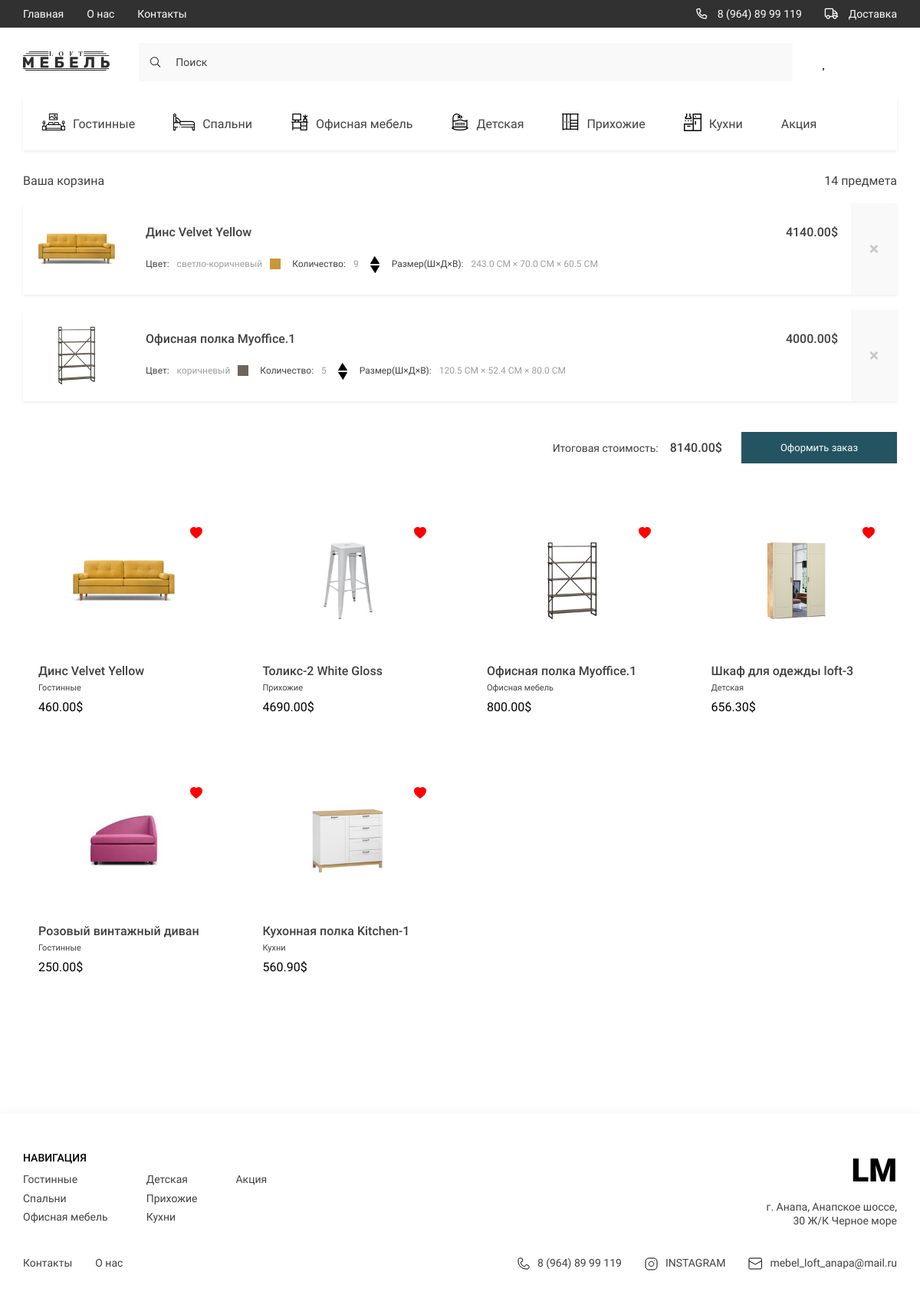
The app's page /cart/ (signed in) with its own data.
### store/models.py (models this page shows, shortened)
class Category(models.Model):
    title = models.CharField(max_length=255, verbose_name='Категория')
    svg = models.FileField(null=True, blank=True, upload_to='category/', verbose_name='Картина svg')
    svg_mobile = models.FileField(null=True, blank=True, upload_to='category/mobile_svg',
                                  verbose_name='Картнина мобильной версии svg')
    slug = models.SlugField(verbose_name='Слаг', unique=True, null=True)
    def __str__(self):
        return self.title
    class Meta:
        verbose_name = 'Категория'
        verbose_name_plural = 'Категории'
    def get_absolute_url(self):
        return reverse('category', kwargs={'slug': self.slug})

class OrderProduct(models.Model):
    order = models.ForeignKey(Order, on_delete=models.CASCADE, verbose_name='Заказ')
    product = models.ForeignKey(Product, on_delete=models.CASCADE, verbose_name='Продукт')
    quantity = models.IntegerField(default=0, verbose_name='Количество')
    color_title = models.CharField(max_length=255, verbose_name='Цвет')
    added_at = models.DateTimeField(auto_now_add=True, verbose_name='Дата добавления продукта')
    def get_color_code(self):
        colors = self.product.colors.all()
        for color in colors:
            if color.slug == self.color_title:
                return color.color_code
        return 'red'
    def get_color_name(self):
        colors = self.product.colors.all()
        for color in colors:
            if color.slug == self.color_title:
                return color.color_name
        return 'Ошибка'
    @property
    def get_total_price(self):
        return self.product.price * self.quantity
    class Meta:
        verbose_name = 'Заказанный продукт'
        verbose_name_plural = 'Заказанные продукты'

class Product(models.Model):
    title = models.CharField(max_length=255, verbose_name='Title')
    category = models.ForeignKey(Category, on_delete=models.CASCADE, verbose_name='Category')
    price = models.DecimalField(max_digits=12, decimal_places=2, verbose_name='Price')
    color = models.CharField(max_length=255, default='Black', verbose_name='Color')
    rating = models.FloatField(default=0, verbose_name='Rating')
    quantity_in_storage = models.IntegerField(default=0, verbose_name='Quantity')
    description = models.TextField(default='Here will be description of product', verbose_name='Discreption')
    depth = models.FloatField(default=0, verbose_name='Depth')
    width = models.FloatField(default=0, verbose_name='Width')
    height = models.FloatField(default=0, verbose_name='Height')
    slug = models.SlugField(verbose_name='Slug', unique=True, null=True)
    class Meta:
        verbose_name = 'Продукт'
        verbose_name_plural = 'Продукты'
    def get_first_image(self):
        error_image = 'https://www.autoglushitel.com/wp-content/uploads/2018/12/13124-600x600.jpg'
        if self.images:
            try:
                return self.images.first().image.url
            except:
                return error_image
        else:
            return error_image
    def get_first_color_slug(self):
        if not self.colors.first():
            return 'black'
        return self.colors.first().slug

class Gallery(models.Model):
    Product = models.ForeignKey(Product, on_delete=models.CASCADE, verbose_name='Product', related_name='images')
    image = models.ImageField(upload_to='gallery/', verbose_name='Image')
    class Meta:
        verbose_name = 'Gallery'
        verbose_name_plural = 'Galleries'

class AvailableColors(models.Model):
    product = models.ForeignKey(Product, on_delete=models.CASCADE, related_name='colors')
    color_name = models.CharField(max_length=255, verbose_name='Цвет')
    color_code = models.CharField(max_length=255, verbose_name='Код цвета')
    slug = models.SlugField(verbose_name='Slug', null=True)
    class Meta:
        verbose_name = 'Цвет'
        verbose_name_plural = 'Цвета'

### store/views.py (the view)
# urls.py: path('cart/', get_cart_information, name='get_cart_information'),
def get_cart_information(request):
    if request.user.is_authenticated:
        cart = CartForAuthenticatedUser(request=request)
        context = cart.get_cart_info()
        favorite_products = [i.product for i in request.user.favorite_products.all()]
        context['title'] = 'Ваша корзина'
        context['products'] = favorite_products
        return render(request, 'store/basket.html', context=context)
    else:
        return redirect('registration')

### store/models.py (called while the page is built)
    @property
    def get_cart_total_quantity(self):
        order_products = self.orderproduct_set.all()
        total_quantity = sum([product.quantity for product in order_products])
        return total_quantity

    @property
    def get_cart_total_price(self):
        order_products = self.orderproduct_set.all()
        total_price = sum([product.get_total_price for product in order_products])
        return total_price

### store/templatetags/store_tags.py (called while the page is built)
@register.simple_tag()
def get_categories():
    return Category.objects.all()

@register.simple_tag()
def get_footer_categories():
    categories = Category.objects.all()
    footer_categories, footer_subcategories = [], []
    index = 0
    for category in categories:
        if len(footer_subcategories) >= 3:
            temp = footer_subcategories.copy()
            footer_categories.append(temp)
            footer_subcategories.clear()
            if len(categories[index::]) <= 3:
                footer_categories += [categories[index::]]
        index += 1
        footer_subcategories.append(category)
    return footer_categories

@register.simple_tag()
def get_favorite_products(user):
    fav = FavoriteProducts.objects.filter(user=user)
    products = [i.product for i in fav]
    return products

### store/utils.py (called while the page is built)
    def get_cart_info(self):
        order, _ = Order.objects.get_or_create(user=self.user, is_completed=False)
        products = order.orderproduct_set.all()
        cart_total_quantity = order.get_cart_total_quantity
        cart_total_price = order.get_cart_total_price
        return {
            'cart_total_quantity': cart_total_quantity,
            'cart_total_price': cart_total_price,
            'order_products': products,
            'order': order
        }

### store/templates/store/basket.html (shortened to what this page needs)
{% extends 'base.html' %}
{% load static %}
{% block main %}
<main class="main">
    <div class="container">
        <section class="basket">
            <div class="basket__text">
                <h1 class="basket__title">Ваша корзина</h1>
                <span class="basket__count"><span>{{ cart_total_quantity }}</span> предмета</span>
            </div>
            <div class="basket__items">
                {% include 'store/components/_basket_item.html' %}
            </div>
            <form action="{% url 'checkout' %}" method="POST" class="products__form">
                <span>Итоговая стоимость:<span class="products__form-price">{{ cart_total_price }}$</span> </span>
                <button type="submit" class="btn products__form-btn">Оформить заказ</button>
            </form>
        </section>
        {% include 'store/components/product_card.html' %}
    </div>
</main>
{% endblock main %}

### templates/components/header/_header_list.html
{% load store_tags %}
{% get_categories as categories %}
<ul class="header__list _categories">
    {% for category in categories %}
    <li>
        <a href="{{ category.get_absolute_url }}" class="header__list-links">
            <span class="header__list-img">
                {% if category.svg %}
                <img src="{{ category.svg.url }}" alt="icons">
                {% endif %}
            </span>
            {{ category.title }}
        </a>
    </li>
    {% endfor %}
</ul>

### store/templates/store/components/_basket_item.html
{% load static %}
{% for order_product in order_products %}
<div class="basket__item">
    <a href="#!" class="basket__item-img">
        <img src="{{ order_product.product.get_first_image }}" alt="product">
    </a>
    <div class="basket__item-content">
        <div class="basket__item-text">
            <h2 class="basket__item-title">{{ order_product.product.title }}</h2>
            <p class="basket__item-price">
                <span class="price"><span>{{ order_product.get_total_price }}</span>$</span>
            </p>
        </div>
        <div class="basket__options">
            <p class="basket__options-color">
                Цвет:
                <span class="color__name">{{ order_product.get_color_name }}</span>
                <span style="
    width: 14px;
    height: 14px;
    background: {{ order_product.get_color_code }};"></span>
            </p>
            <p class="basket__options-count">
                Количество: <span>{{ order_product.quantity }}</span> <div class="quantity">
                <a href="{% url 'cart_operation' order_product.product.slug order_product.color_title 'add' %}">
                    <img data-product="id" data-action="add" class="quantity-btn update-cart" width="10px" height="10px"
                         src="{% static 'store/image/arrow-up.png' %}" alt="">
                </a>
                <a href="{% url 'cart_operation' order_product.product.slug order_product.color_title 'delete' %}">
                    <img data-product="id" data-action="remove" class="quantity-btn update-cart" width="10px" height="10px"
                         src="{% static 'store/image/arrow-down.png' %}" alt="">
                </a>
            </div>
            <p class="basket__options-size">
                Размер(Ш×Д×В): <span>{{ order_product.product.depth }} СМ × {{ order_product.product.width }} СМ × {{ order_product.product.height }} СМ</span>
            </p>
        </div>
    </div>
    <a href="{% url  'delete_order_product' order_product.product.slug order_product.color_title   %}"
       class="basket__delete">
        <i class="fas fa-times"></i>
    </a>
</div>
{% endfor %}

### store/templates/store/components/product_card.html (shortened to what this page needs)
<section class="products">
    {% load store_tags %}
    {% if request.user.is_authenticated %}
    {% get_favorite_products request.user as fav_products %}
    {% endif %}
    <div class="products__content">
        {% for product in products %}
        <div class="products__item">
            {% if request.user.is_authenticated and product in fav_products %}
            <a href="{% url 'add_favorite_product' product.slug %}"
               style="margin-left:85%; text-decoration:none; color: red;">
                <svg xmlns="http://www.w3.org/2000/svg" width="16" height="16" fill="currentColor"
                     class="bi bi-heart-fill" viewBox="0 0 16 16">
                    <path fill-rule="evenodd"
                          d="M8 1.314C12.438-3.248 23.534 4.735 8 15-7.534 4.736 3.562-3.248 8 1.314z"/>
                </svg>
            </a>
            {% endif %}
            <a href="{% url 'product' product.slug product.get_first_color_slug  %}"> <img src="{{ product.get_first_image }}" alt=""
                                                             class="products__item-img" width="100px"
                                                             height="100px"></a>
            <div class="products__item-text">
                <h3 class="products__item-title">{{ product.title }}</h3>
                <div class="products__item-desrc">{{ product.category }}</div>
                <div class="products__item-price">{{ product.price }}$</div>
            </div>
        </div>
        {% endfor %}
    </div>
</section>

### templates/components/footer/_footer_navigate.html
{% load store_tags %}
{% get_footer_categories as main_categories %}
<div class="footer__navigate">
    <div class="footer__navigate-part">
        <h2 class="footer__navigate-title">НАВИГАЦИЯ</h2>
        <div class="footer__navigate-lists">
            {% for categories in main_categories %}
            <ul class="footer__navigate-list">
                {% for category in categories %}
                        <li><a href="{{ category.get_absolute_url }}" class="footer__navigate-links">{{ category.title }}</a></li>
                {% endfor %}
            </ul>
            {% endfor %}
        </div>
    </div>
    <div class="footer__navigate-part _right">
        <a href="./index.html" class="footer__logo">LM</a>
        <p class="footer__adress">г. Анапа, Анапское шоссе, 30 Ж/К Черное море</p>
    </div>
</div>

### records on screen
Category: svg (picture), title "Гостинные"
Category: svg (picture), title "Спальни"
Category: svg (picture), title "Офисная мебель"
Category: svg (picture), title "Детская"
Category: svg (picture), title "Прихожие"
Category: svg (picture), title "Кухни"
Category: title "Акция"
OrderProduct: product.get_first_image (picture), product "Динс Velvet Yellow", get_total_price "4140.00", get_color_name "светло-коричневый", quantity "9", product.depth "243.0", product.width "70.0", product.height "60.5"
OrderProduct: product.get_first_image (picture), product "Офисная полка Myoffice.1", get_total_price "4000.00", get_color_name "коричневый", quantity "5", product.depth "120.5", product.width "52.4", product.height "80.0"
Product: get_first_image (picture), title "Динс Velvet Yellow", category "Гостинные", price "460.00"
Product: get_first_image (picture), title "Толикс-2 White Gloss", category "Прихожие", price "4690.00"
Product: get_first_image (picture), title "Офисная полка Myoffice.1", category "Офисная мебель", price "800.00"
Product: get_first_image (picture), title "Шкаф для одежды loft-3", category "Детская", price "656.30"
Product: get_first_image (picture), title "Розовый винтажный диван", category "Гостинные", price "250.00"
Product: get_first_image (picture), title "Кухонная полка Kitchen-1", category "Кухни", price "560.90"

### other values on screen
{{ cart_total_quantity }} "14"
{{ cart_total_price }} "8140.00"
